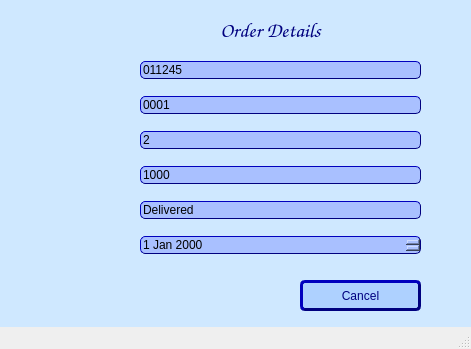
<?xml version="1.0" encoding="UTF-8"?>
<ui version="4.0">
 <class>MainWindow</class>
 <widget class="QMainWindow" name="MainWindow">
  <property name="geometry">
   <rect>
    <x>0</x>
    <y>0</y>
    <width>471</width>
    <height>349</height>
   </rect>
  </property>
  <property name="windowTitle">
   <string>MainWindow</string>
  </property>
  <widget class="QWidget" name="centralwidget">
   <widget class="QWidget" name="layoutWidget">
    <property name="geometry">
     <rect>
      <x>140</x>
      <y>50</y>
      <width>281</width>
      <height>221</height>
     </rect>
    </property>
    <layout class="QVBoxLayout" name="verticalLayout">
     <item>
      <widget class="QLineEdit" name="titleLineedit">
       <property name="styleSheet">
        <string notr="true">background-color: rgb(169, 192, 255);
border-style: outset;
border-width: 1px;
border-radius: 5px;
border-color: #00007f;</string>
       </property>
       <property name="text">
        <string>011245</string>
       </property>
      </widget>
     </item>
     <item>
      <widget class="QLineEdit" name="lineEdit">
       <property name="styleSheet">
        <string notr="true">background-color: rgb(169, 192, 255);
border-style: outset;
border-width: 1px;
border-radius: 5px;
border-color: #00007f;</string>
       </property>
       <property name="text">
        <string>0001</string>
       </property>
      </widget>
     </item>
     <item>
      <widget class="QLineEdit" name="lineEdit_3">
       <property name="styleSheet">
        <string notr="true">background-color: rgb(169, 192, 255);
border-style: outset;
border-width: 1px;
border-radius: 5px;
border-color: #00007f;</string>
       </property>
       <property name="text">
        <string>2</string>
       </property>
      </widget>
     </item>
     <item>
      <widget class="QLineEdit" name="lineEdit_2">
       <property name="styleSheet">
        <string notr="true">background-color: rgb(169, 192, 255);
border-style: outset;
border-width: 1px;
border-radius: 5px;
border-color: #00007f;</string>
       </property>
       <property name="text">
        <string>1000</string>
       </property>
      </widget>
     </item>
     <item>
      <widget class="QLineEdit" name="lineEdit_4">
       <property name="styleSheet">
        <string notr="true">background-color: rgb(169, 192, 255);
border-style: outset;
border-width: 1px;
border-radius: 5px;
border-color: #00007f;</string>
       </property>
       <property name="text">
        <string>Delivered</string>
       </property>
      </widget>
     </item>
     <item>
      <widget class="QDateEdit" name="dateEdit">
       <property name="styleSheet">
        <string notr="true">background-color: rgb(169, 192, 255);
border-style: outset;
border-width: 1px;
border-radius: 5px;
border-color: #00007f;</string>
       </property>
      </widget>
     </item>
    </layout>
   </widget>
   <widget class="QWidget" name="layoutWidget">
    <property name="geometry">
     <rect>
      <x>40</x>
      <y>60</y>
      <width>92</width>
      <height>211</height>
     </rect>
    </property>
    <layout class="QVBoxLayout" name="verticalLayout_2">
     <item>
      <widget class="QLabel" name="label">
       <property name="styleSheet">
        <string notr="true">font: 8pt &quot;Comic Sans MS&quot;;
color:rgb(0, 0, 127)
</string>
       </property>
       <property name="text">
        <string>Customer ID:</string>
       </property>
      </widget>
     </item>
     <item>
      <widget class="QLabel" name="label_2">
       <property name="styleSheet">
        <string notr="true">font: 8pt &quot;Comic Sans MS&quot;;
color:rgb(0, 0, 127)</string>
       </property>
       <property name="text">
        <string>Product ID:</string>
       </property>
      </widget>
     </item>
     <item>
      <widget class="QLabel" name="label_5">
       <property name="styleSheet">
        <string notr="true">font: 8pt &quot;Comic Sans MS&quot;;
color:rgb(0, 0, 127)</string>
       </property>
       <property name="text">
        <string>Quantity:</string>
       </property>
      </widget>
     </item>
     <item>
      <widget class="QLabel" name="label_4">
       <property name="styleSheet">
        <string notr="true">font: 8pt &quot;Comic Sans MS&quot;;
color:rgb(0, 0, 127)</string>
       </property>
       <property name="text">
        <string>Price:</string>
       </property>
      </widget>
     </item>
     <item>
      <widget class="QLabel" name="label_6">
       <property name="styleSheet">
        <string notr="true">font: 8pt &quot;Comic Sans MS&quot;;
color:rgb(0, 0, 127)</string>
       </property>
       <property name="text">
        <string>Delivery Status:</string>
       </property>
      </widget>
     </item>
     <item>
      <widget class="QLabel" name="label_7">
       <property name="styleSheet">
        <string notr="true">font: 8pt &quot;Comic Sans MS&quot;;
color:rgb(0, 0, 127)</string>
       </property>
       <property name="text">
        <string>Order Date:</string>
       </property>
      </widget>
     </item>
    </layout>
   </widget>
   <widget class="QPushButton" name="viewButton_5">
    <property name="geometry">
     <rect>
      <x>300</x>
      <y>280</y>
      <width>121</width>
      <height>31</height>
     </rect>
    </property>
    <property name="styleSheet">
     <string notr="true">background-color: rgb(174, 209, 255);
font: 10pt &quot;Comic Sans MS&quot;;
color: #00007f;
border-style: outset;
border-width: 3px;
border-radius: 5px;
border-color: #00007f;
</string>
    </property>
    <property name="text">
     <string>Cancel</string>
    </property>
   </widget>
   <widget class="QLabel" name="label_8">
    <property name="geometry">
     <rect>
      <x>-20</x>
      <y>-10</y>
      <width>811</width>
      <height>671</height>
     </rect>
    </property>
    <property name="autoFillBackground">
     <bool>false</bool>
    </property>
    <property name="styleSheet">
     <string notr="true">

background-color: rgb(207, 232, 255);
</string>
    </property>
    <property name="frameShape">
     <enum>QFrame::Panel</enum>
    </property>
    <property name="text">
     <string/>
    </property>
   </widget>
   <widget class="QLabel" name="label_12">
    <property name="geometry">
     <rect>
      <x>170</x>
      <y>10</y>
      <width>201</width>
      <height>41</height>
     </rect>
    </property>
    <property name="font">
     <font>
      <family>Comic Sans MS</family>
      <pointsize>16</pointsize>
     </font>
    </property>
    <property name="styleSheet">
     <string notr="true"/>
    </property>
    <property name="text">
     <string>&lt;html&gt;&lt;head/&gt;&lt;body&gt;&lt;p&gt;&lt;span style=&quot; color:#00007f;&quot;&gt;Order Details&lt;/span&gt;&lt;/p&gt;&lt;/body&gt;&lt;/html&gt;</string>
    </property>
    <property name="alignment">
     <set>Qt::AlignCenter</set>
    </property>
   </widget>
   <zorder>label_8</zorder>
   <zorder>layoutWidget</zorder>
   <zorder>layoutWidget</zorder>
   <zorder>viewButton_5</zorder>
   <zorder>label_12</zorder>
  </widget>
  <widget class="QMenuBar" name="menubar">
   <property name="geometry">
    <rect>
     <x>0</x>
     <y>0</y>
     <width>471</width>
     <height>18</height>
    </rect>
   </property>
  </widget>
  <widget class="QStatusBar" name="statusbar"/>
 </widget>
 <resources/>
 <connections/>
</ui>
